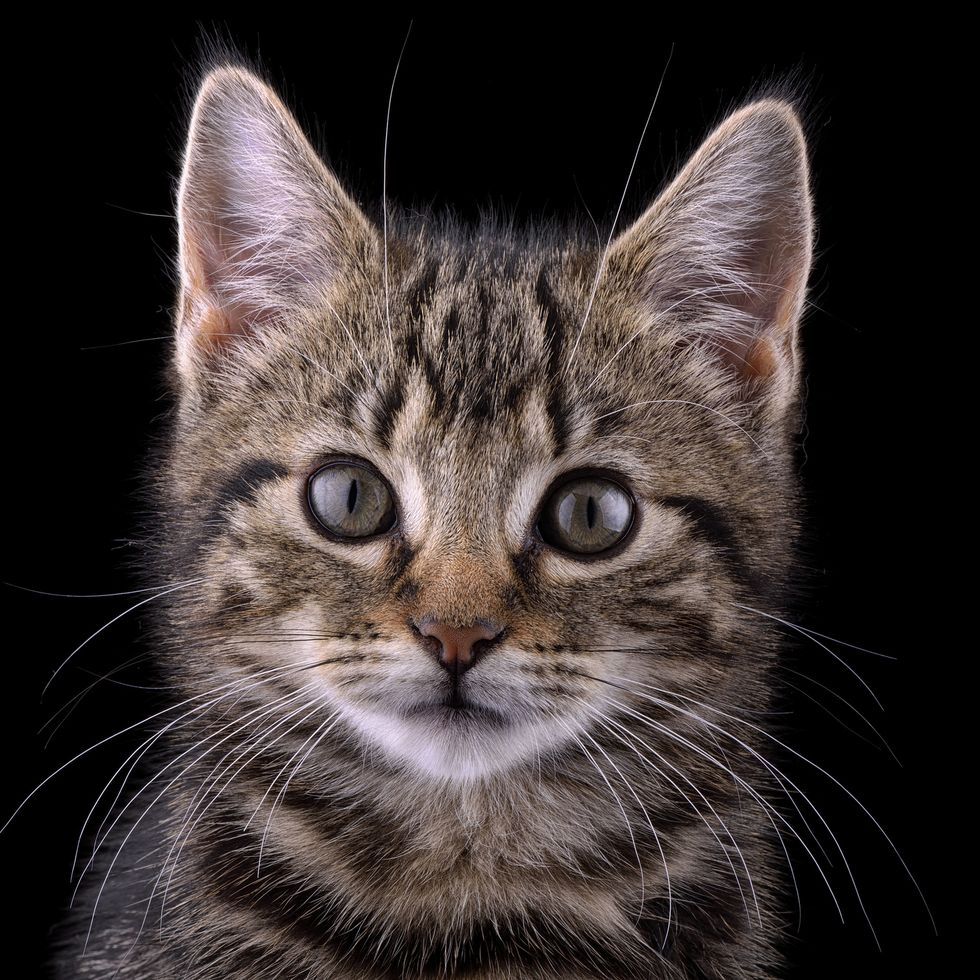
#> input picture OPENCV/images/cat.jpg, 980 x 980 px
$ python draw.py
#> lines starting #> are read from the running program, lines starting #| are printed output that depends on the picture
import cv2 as cv
import numpy as np

img = cv.imread( "images/cat.jpg")
#> img is the input picture: shape (980, 980, 3); mean B, G, R 49.5, 50.9, 59.1


#creating a blank image
blank = np.zeros((500,500,3),dtype='uint8')

# 1. draw a certain portion of image
# blank[200:300,300:400] = 0,0,255
# cv.imshow('blank', blank)

# 2. draw a rectangle
cv.rectangle(blank,(0,0),(250,250),(0,0,255),thickness=-1)  # thickness = cv.FILLED , thickness = 2 for border of thickness 2
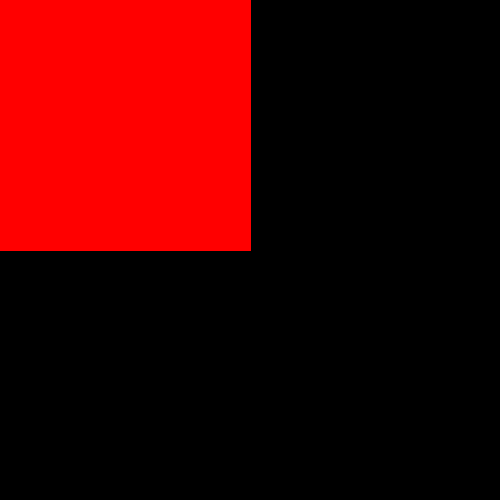
#> blank: shape (500, 500, 3); mean of channels 0, 1, 2 0, 0, 64.3; drawn as B, G, R
cv.imshow('rectangle', blank)

# 3. draw a circle
cv.circle(blank,(250,250),100,(0,0,255),thickness=-1)
cv.imshow('circle',blank)

# 4. draw a line
cv.line(blank,(0,0),(250,250),(255,255,255),thickness=3)
cv.imshow('line',blank)

# 5. write a text on image
cv.putText(blank,"HEllo , my name is krrish ",(0,250),cv.FONT_HERSHEY_TRIPLEX,1.0,(0,255,0),1)
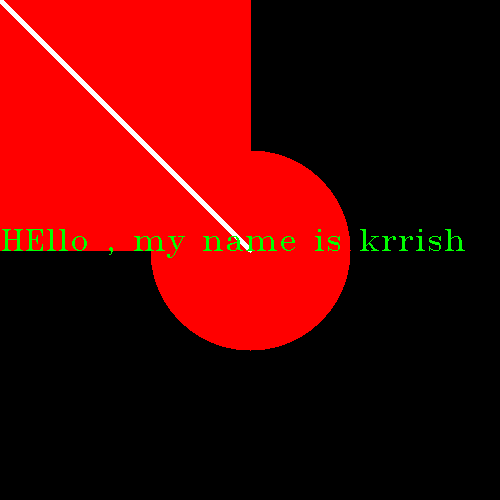
#> blank: shape (500, 500, 3); mean of channels 0, 1, 2 1.8, 3.7, 86.8; drawn as B, G, R
cv.imshow('Text',blank)


# cv.imshow("Cat",img)

cv.waitKey(0) # 0 means,  a blocking call that waits for a key event.
